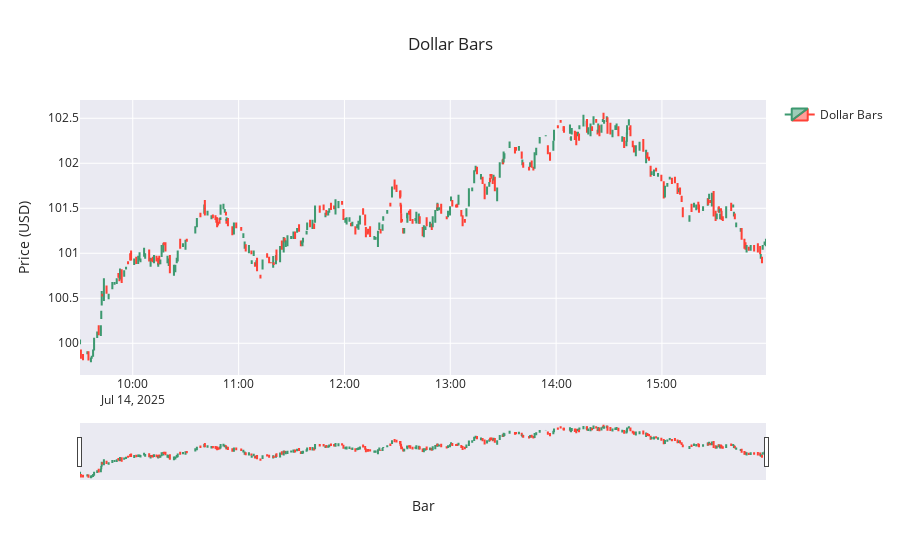

Notebook code cell kept with this figure:
### Markdown cell above
### Time Chart

### Code cell
fig = go.Figure(data=[go.Candlestick(
    x=dollar_bars['start_time'],
    open=dollar_bars['open'],
    high=dollar_bars['high'],
    low=dollar_bars['low'],
    close=dollar_bars['close'],
    name='Dollar Bars'
)])

fig.update_layout(
    title=f'Dollar Bars',
    yaxis_title='Price (USD)',
    xaxis_title='Bar',
    xaxis_rangeslider_visible=True, 
    template='seaborn', # other options: plotly, plotly_white, plotly_dark, simple_white
    showlegend=True,
)

### Figure 1 — Plotly figure (JSON) as saved in the notebook; plotly's stock layout.template omitted (floating-point values rounded to 4 significant figures; data arrays with more than 128 entries replaced by an {"elided": "..."} marker saying what was removed)
{"data": [{"close": {"elided": "380 float values"}, "high": {"elided": "380 float values"}, "low": {"elided": "380 float values"}, "name": "Dollar Bars", "open": {"elided": "380 float values"}, "type": "candlestick", "x": {"elided": "380 str values"}}], "layout": {"showlegend": true, "title": {"text": "Dollar Bars"}, "xaxis": {"rangeslider": {"visible": true}, "title": {"text": "Bar"}}, "yaxis": {"title": {"text": "Price (USD)"}}}}
